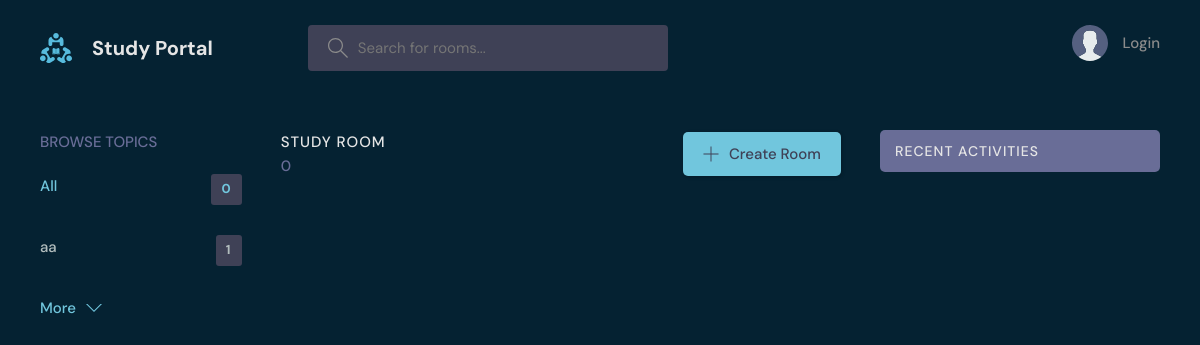
Page /?q=Tiktok on the earlier database version.
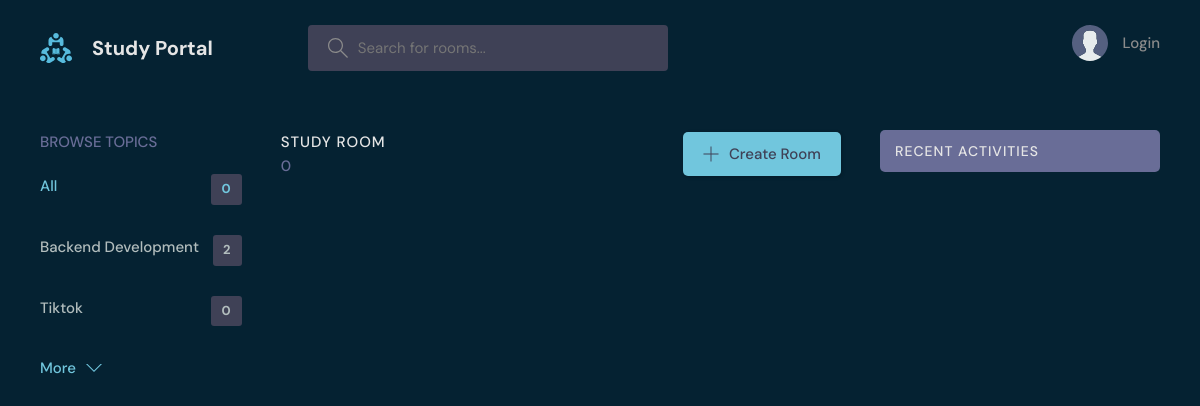
Same page on the later database version.
### base/models.py (models this page shows, shortened)
class Topic(models.Model):
    name = models.CharField(max_length=200)
    creator = models.ForeignKey(User, on_delete=models.SET_NULL, null=True, blank=True)

### base/views.py (the view)
# urls.py: path('', views.home,name="home"),
def home(request):
	if request.GET.get('q') != None:
		q=request.GET.get('q')
	else :
		q=''
	rooms=Room.objects.filter(Q(topic__name__icontains=q) | Q( name__icontains=q) |
		Q( host__first_name__icontains=q) | Q( host__last_name__icontains=q))
	topics=Topic.objects.all()
	count=rooms.count()
	recent_messages=Message.objects.filter(Q(room__topic__name__icontains=q))
	dict={'rooms':rooms ,'topics':topics,'count':count,'recent_messages':recent_messages}
	return render(request,"base/home.html",dict)

### base/templates/base/home.html (shortened to what this page needs)
{% extends "base.html" %}
{% block content %}
<main class="layout layout--3">
  <div class="container">
    {% include "components/topic.html" %}
     <div class="roomList">
      <div class="roomList__header">
        <div>
          <h2>Study Room</h2>
          <p>{{count}}</p>
        </div>
        <a class="btn btn--main" href="{% url 'create_rooms' %}">
          <svg version="1.1" xmlns="http://www.w3.org/2000/svg" width="32" height="32" viewBox="0 0 32 32">
            <title>add</title>
            <path
            d="M16.943 0.943h-1.885v14.115h-14.115v1.885h14.115v14.115h1.885v-14.115h14.115v-1.885h-14.115v-14.115z"
            ></path>
          </svg>
          Create Room
        </a>
      </div>
    </div>
    {% include "components/activity.html" %}
  </div>
</main>
{% endblock content %}

### base/templates/components/topic.html (shortened to what this page needs)
    <div class="topics">
        <div class="topics__header">
          <h2>Browse Topics</h2>
        </div>
        <ul class="topics__list">
          <li>
            <a href="{% url "home" %}" class="active">All <span>{{count}}</span></a>
          </li>
          <li>
            {% for topic in topics %}
                <a href="{% url 'home' %}?q={{topic.name}}">{{topic.name}}<span>{{topic.room_set.all.count}}</span></a>
                    {% endfor %}
          </li>
        </ul>
        <a class="btn btn--link" href="{% url "home" %}?q={{topic}}">
          More
          <svg version="1.1" xmlns="http://www.w3.org/2000/svg" width="32" height="32" viewBox="0 0 32 32">
            <title>chevron-down</title>
            <path d="M16 21l-13-13h-3l16 16 16-16h-3l-13 13z"></path>
          </svg>
        </a>
      </div>

Differences in the rows shown:
changed Topic: name "aa" → "Backend Development"; room_set.all.count "1" → "2"
added Topic: name "Tiktok", room_set.all.count "0"
